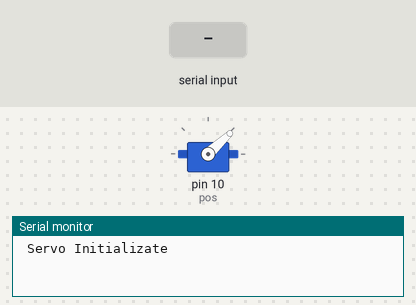
Bench run of a sketch on a simulated Arduino Uno, built with avr-gcc and run on an emulated ATmega328P. Parts: servo, the last lines printed to the serial monitor. Inputs (shaded band) come from the test bench.

Above: at 1.2 s.
1.3 s: "90,45\n" received over Serial
At 3.2 s:
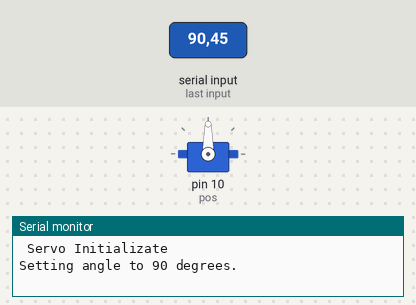
3.5 s: "30,150\n" received over Serial
At 5.5 s:
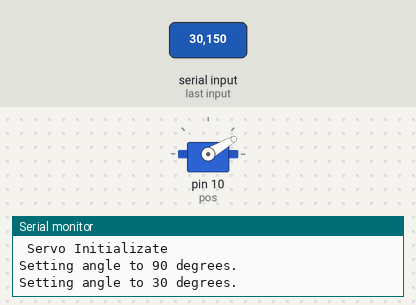
5.9 s: "5\n" received over Serial
At 7.7 s:
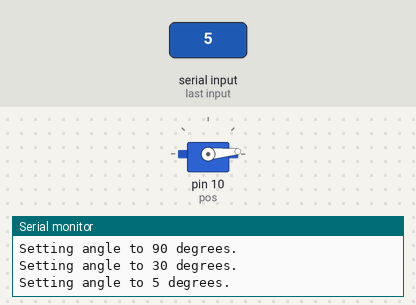
Timing chart, 0 to 9.2 s (numbered marks = the images above; inputs shaded):
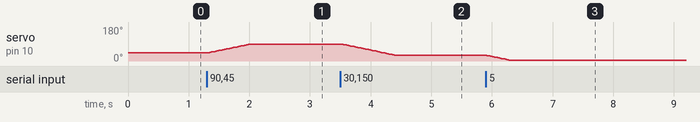

The sketch:

ServoMotorCalibrating.ino
```cpp
#include <Servo.h>

Servo myservo;  // create Servo object to control a servo

int pos = 10;    // variable to store the servo position
int initialpos = 43;
int mycurrpos;

void setup() {
  myservo.attach(pos);
  myservo.write(initialpos);
  mycurrpos = initialpos;

  Serial.begin(115200);
  while (!Serial);
  Serial.println(" Servo Initializate");
}


void servoSweep(uint8_t startAngle, uint8_t stopAngle, uint8_t stepAngle = 1, unsigned long stepTime = 15) {
   if (startAngle > 180) {
      Serial.print("ERROR: The startAngle value of ");
      Serial.print(startAngle);
      Serial.println(" is out of range.");
      return;
   }
   if (stopAngle > 180) {
      Serial.print("ERROR: The stopAngle value of ");
      Serial.print(stopAngle);
      Serial.println(" is out of range.");
      return;
   }
   if (stepAngle < 1 || stepAngle > abs(stopAngle - startAngle)) {
      Serial.print("ERROR: The stepAngle value of ");
      Serial.print(stepAngle);
      Serial.println(" is out of range.");
      return;
   }

   if (startAngle < stopAngle) {
      for (int angle = startAngle; angle <= stopAngle; angle += stepAngle) {
         myservo.write(angle);
         delay(stepTime);
      }
   } else {
      for (int angle = startAngle; angle >= stopAngle; angle -= stepAngle) {
         myservo.write(angle);
         delay(stepTime);
      }
   }
}

void userInputOperations() {

   if (Serial.available() > 0) {
     String cmd = Serial.readStringUntil('\n');
      int angle = cmd.toInt();
      if (angle < 0 || angle > 180) {
         Serial.print("ERROR: The angle value of ");
         Serial.print(angle);
         Serial.println(" is out of range.");
         return;
      }
       Serial.print("Setting angle to ");
       Serial.print(angle);
       Serial.println(" degrees.");

       servoSweep(mycurrpos, angle);
       mycurrpos = angle;

       //myservo.write(angle);
   }
}

void loop() {
  userInputOperations();
 // servoSweep(0, 180);
}
```

Measured:
- after the input at 1.3 s, servo on pin 10 (pos): moves from 43° to 90° over 0.69 s, starting at once
- after the input at 3.5 s, servo on pin 10 (pos): moves from 90° to 30° over 0.90 s, starting at once
- after the input at 5.9 s, servo on pin 10 (pos): moves from 30° to 5° over 0.36 s, starting at once
